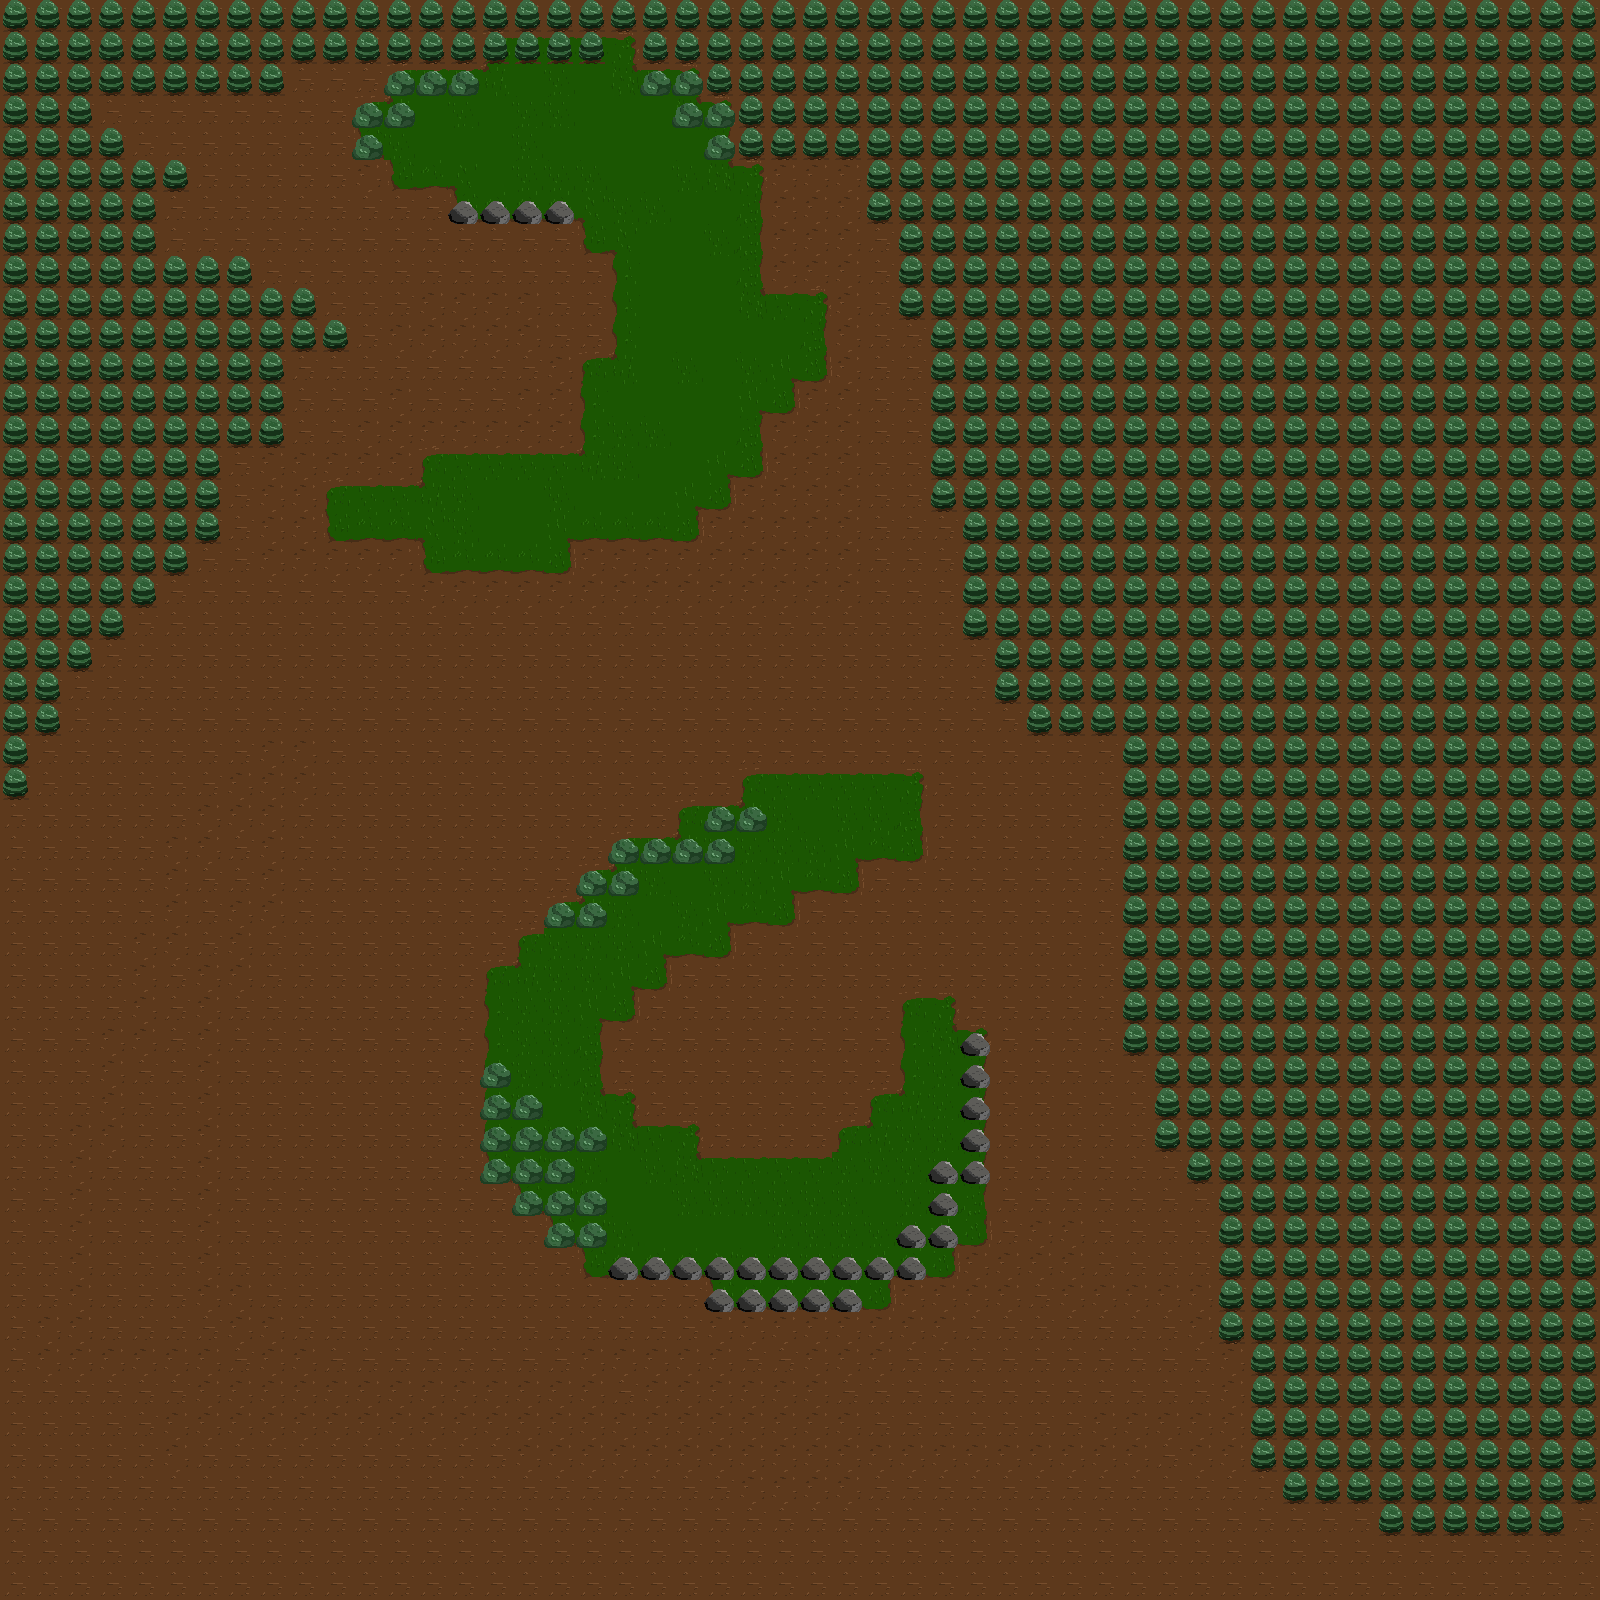

Below is a game level as drawn by its tile map, then a one-line description and the .tmx that defines it (tile-layer data replaced by summaries):
An orthogonal 50x50 tile map with 32x32 px tiles, 2 tile layers (Tile Layer 1, Tile Layer 2).

<map version="1.10" tiledversion="1.12.2" orientation="orthogonal" renderorder="right-down" width="50" height="50" tilewidth="32" tileheight="32" infinite="0" nextlayerid="4" nextobjectid="1">
 <tileset firstgid="1" source="GroundSheet.tsx" />
 <layer id="1" name="Tile Layer 1" width="50" height="50">
  <data>[2500 cells, 2500 non-empty, 16 distinct tile ids]</data>
 </layer>
 <layer id="3" name="Tile Layer 2" width="50" height="50">
  <data>[2500 cells, 1077 non-empty, 3 distinct tile ids]</data>
 </layer>
</map>
